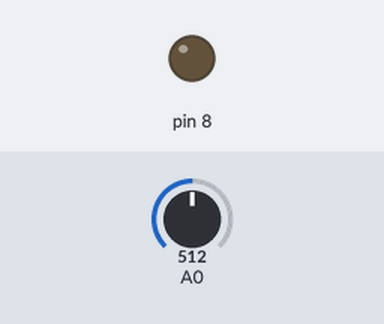
The sketch below on a simulated Arduino Uno, built with avr-gcc and run on an emulated ATmega328P. On the bench: output pins drawn as LEDs (lit = HIGH). The test bench sets the inputs (shaded band); at power-on: A0 = 512.

Above: at 1.2 s.
1.3 s: A0 set to 985
2.8 s: A0 set to 1014
At 3.8 s:
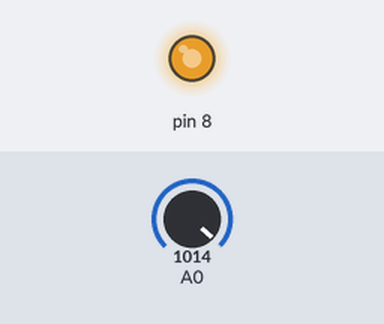
4.3 s: A0 set to 900
At 5.7 s:
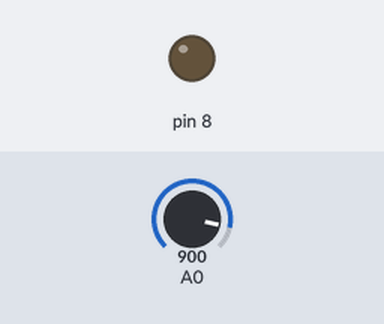
Timing chart, 0 to 7.3 s (numbered marks = the images above; inputs shaded):
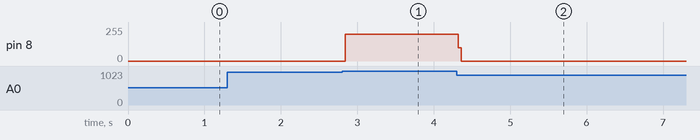

The sketch:

sketch_nov12c.ino
```cpp
void setup() {
  pinMode(A0,INPUT);
  pinMode(8,OUTPUT) ;
}

void loop() {
  int value = analogRead(A0);
  float vIn = value * 5.0/1024;
  digitalWrite(8,LOW);
  if(vIn>4.9)
    digitalWrite(8,HIGH);
  else
    digitalWrite(8,LOW);
}
```

Measured:
- the behaviour switches between 1003 and 1004 on A0 (found by bisection; images 0 and 1)
- after the input at 1.3 s, every drawn part: stays the same
- after the input at 2.8 s, pin 8: 0/255 → 202/255 at once
- after the input at 4.3 s, pin 8: 202/255 → 0/255 at once
